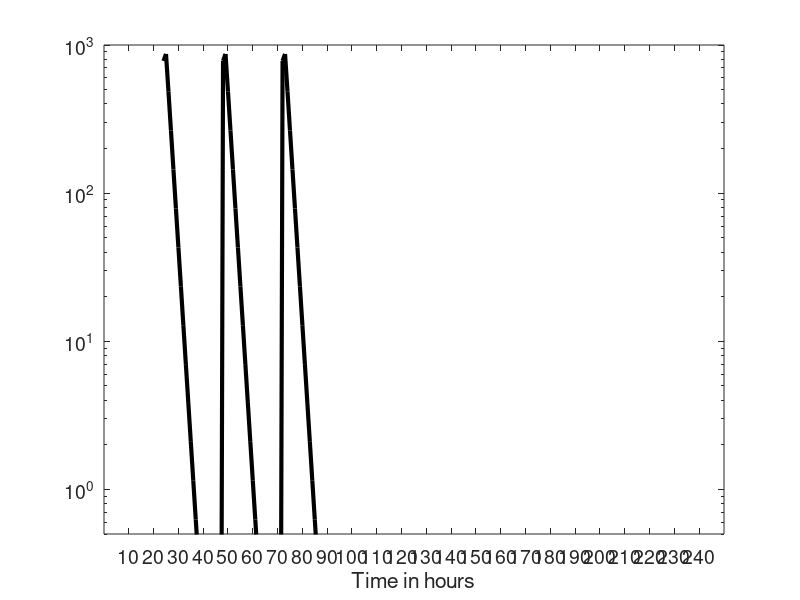

Write the MATLAB code that produced this figure.
%solver for age and time model%
% uses analytical solution of pdes for constant source equation at each time step
clear
clear all
% global mu tau1 tau2 sigma beta n J BC alpha lam k r phi amp import

% Names of variables
% COMP = (1)  ;(ABSORB, DEFDOSE)
% COMP = (2)  ;(CENTRAL)
% COMP = (3)  ;(TRANSIT 1)
% COMP = (4)  ;(TRANSIT 2)
% COMP = (5)  ;(TRANSIT 3)
% COMP = (6)  ;(TRANSIT 4)
% COMP = (7)  ;(TRANSIT 5)
% COMP = (8)  ;(TRANSIT 6)
% COMP = (9)  ;(TRANSIT 7)


npeople = 1;
%dosing = 40;
%dosing = 40*ng/bl; ng and bl defined near the end
%dosing = 8.8889e+03; %not correct either as concentration should be between 10^2 and 10^3
%millitres of blood in adult
bl=5*1000;
%nanograms in miligrams
ng=1*10^6;
%dose
dosing = 8*ng/bl;

% flag = pregnant
% para is initial parasitaemia
% scale is the natural log of patient parasitaemia


%dimension of system
n=9;

%time steps
%da=.003;
da=1;
days=10;
maxa=days*24;
asteps=maxa/da;
nasteps=asteps;
oneday=24*(1/da);

% dosing times
dt=da;
mda1=int32(24/dt);
mda2=int32(48/dt);
mda3=int32(72/dt);


%%PK piperaquine parameters
ACL = 0.75;
AV = 1;
M_WE = 48.5;

THETA=[78.0;129;0.982;1;0.58;-0.375;0.278];
% 1.CL/F L/h
% 2.V2/F  L
% 3. MT
% 4. F1
% 5. w
% 6. F1 Flag
% 7.F1 para

FLAG=1;

OMEGA=[1 ; 0.0162; 1; 0.088; 1; 0.23 ];
%CL
%V2
%MT
%F1
%W
%MTT_IOV

WT=48.5;
PARA=3.98;

TVCL = THETA(1)*(WT/M_WE)^ACL;
TVV2 = THETA(2)*(WT/M_WE)^AV;
TVMT = THETA(3);
TVF1 = THETA(4)*(1+THETA(6)*FLAG)*(1+THETA(7)*(PARA-3.98));


% initialize solution matrix - rows are people , columns are timesteps
vv=zeros(npeople,asteps+1);

tic
% run system for each person
for jj = 1: npeople
    
    % assign parameters to each person - mean estimate times randomly
    % distributed number with mean 0 and variance omega
    CL = TVCL;
    V2 = TVV2;
    MT = TVMT;
%     F10 = TVF1;  % CHECK THIS
    F10 = 1;
    F1 = F10;
    
    NN = 7;
    KTR = (NN+1)/MT;
    
    K13 = KTR;
    K34 = KTR;
    K45 = KTR;
    K56 = KTR;
    K67 = KTR;
    K78 = KTR;
    K89 = KTR;
    K92 = KTR;
    K20 = CL/V2;
    
    S2 = V2/1000;
    VD = V2;
    
    W=THETA(5);
    
    
    %set up V = solution matrix - rows is number of compartments or variable,
    %colums is number timesteps
    v=zeros(n,asteps+1);
    
    %initialize jacobian like matrix
    J=zeros(n,n);
    
    for m=2:asteps+1
        
        %  state transition matrix
        J=[
            -K13 0 0 0 0 0 0 0 0;
            0 -K20 0 0 0 0 0 0 K92;
            K13 0 -K34 0 0 0 0 0 0;
            0 0 K34 -K45 0 0 0 0 0;
            0 0 0 K45 -K56 0 0 0 0;
            0 0 0 0 K56 -K67 0 0 0;
            0 0 0 0 0 K67 -K78 0 0;
            0 0 0 0 0 0 K78 -K89 0;
            0 0 0 0 0 0 0 K89 -K92;
            ];
        
        % calc new V
        ej=expm(J(:,:)*dt);
        v(:,m)=ej*v(:,m-1);
        
        % assign different dosing absorption rates per dose.
        if (m==mda1)
            v(1,m)=dosing*F1+v(1,m);
        end
        
        if (m==mda2)
            v(1,m)=dosing*F1+v(1,m);
        end
        
        if (m==mda3)
            v(1,m)=dosing*F1+v(1,m);
        end
        
    end
    
    % keep solution for compartment 2 for each individual
    vv(jj,:)=v(2,:);
    
    %xticktimes=(24:24:maxa);
    %xticklabels=(1:10);
    xticktimes=(10:10:maxa);
    xticklabels=(10:10:1000);
    v(2,end)=NaN;
%     patch((0:da:maxa),v(2,:),'black','EdgeColor','black','FaceAlpha',0.2);
%     set(gca,'FontSize',14,'XTick',xticktimes,'XTickLabel',1:1:days)
%     hold on
end

toc

%millitres of blood in adult
bl=4.5*1000;
%nanograms in miligrams
ng=1*10^6;

mvv=vv(1,:);

% figure(2)
% semilogy((0:da:maxa),mvv*ng/bl,'k','LineWidth',3)
% set(gca,'FontSize',14,'XTick',xticktimes,'XTickLabel',xticklabels)
% ylim([0.5 10000])
% xlim([0 72])
% xlabel('Time in days')
% hold on

figure(3)
semilogy((0:da:maxa),mvv,'k','LineWidth',3)
set(gca,'FontSize',14,'XTick',xticktimes,'XTickLabel',xticklabels)
ylim([0.5 1000])
%xlim([0 48])
%xlabel('Time in days')
xlabel('Time in hours')

